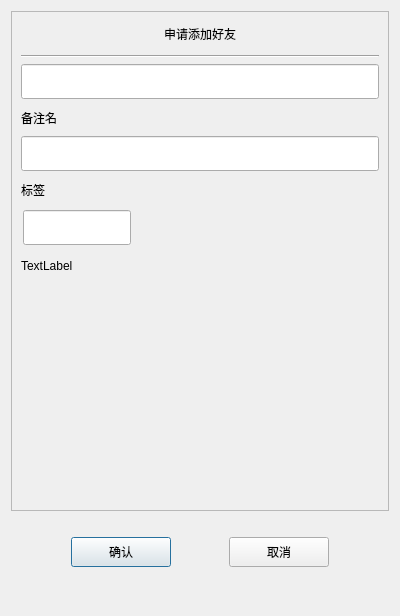
<?xml version="1.0" encoding="UTF-8"?>
<ui version="4.0">
 <class>AuthenFriend</class>
 <widget class="QDialog" name="AuthenFriend">
  <property name="geometry">
   <rect>
    <x>0</x>
    <y>0</y>
    <width>400</width>
    <height>616</height>
   </rect>
  </property>
  <property name="windowTitle">
   <string>Dialog</string>
  </property>
  <layout class="QVBoxLayout" name="verticalLayout">
   <item>
    <widget class="QScrollArea" name="scrollArea">
     <property name="minimumSize">
      <size>
       <width>0</width>
       <height>500</height>
      </size>
     </property>
     <property name="widgetResizable">
      <bool>true</bool>
     </property>
     <widget class="QWidget" name="scrollcontent">
      <property name="geometry">
       <rect>
        <x>0</x>
        <y>0</y>
        <width>380</width>
        <height>498</height>
       </rect>
      </property>
      <layout class="QVBoxLayout" name="verticalLayout_6">
       <property name="spacing">
        <number>0</number>
       </property>
       <property name="leftMargin">
        <number>0</number>
       </property>
       <property name="rightMargin">
        <number>0</number>
       </property>
       <item>
        <widget class="QLabel" name="apply_lb">
         <property name="minimumSize">
          <size>
           <width>0</width>
           <height>25</height>
          </size>
         </property>
         <property name="maximumSize">
          <size>
           <width>16777215</width>
           <height>25</height>
          </size>
         </property>
         <property name="text">
          <string>申请添加好友</string>
         </property>
         <property name="alignment">
          <set>Qt::AlignCenter</set>
         </property>
        </widget>
       </item>
       <item>
        <widget class="QWidget" name="apply_wid" native="true">
         <layout class="QVBoxLayout" name="verticalLayout_2">
          <item>
           <widget class="Line" name="h_line">
            <property name="orientation">
             <enum>Qt::Horizontal</enum>
            </property>
           </widget>
          </item>
          <item>
           <widget class="CustomizeEdit" name="name_ed">
            <property name="minimumSize">
             <size>
              <width>0</width>
              <height>35</height>
             </size>
            </property>
            <property name="maximumSize">
             <size>
              <width>16777215</width>
              <height>35</height>
             </size>
            </property>
           </widget>
          </item>
          <item>
           <widget class="QLabel" name="label_2">
            <property name="minimumSize">
             <size>
              <width>0</width>
              <height>25</height>
             </size>
            </property>
            <property name="maximumSize">
             <size>
              <width>16777215</width>
              <height>25</height>
             </size>
            </property>
            <property name="text">
             <string>备注名</string>
            </property>
           </widget>
          </item>
          <item>
           <widget class="CustomizeEdit" name="back_ed">
            <property name="minimumSize">
             <size>
              <width>0</width>
              <height>35</height>
             </size>
            </property>
            <property name="maximumSize">
             <size>
              <width>16777215</width>
              <height>35</height>
             </size>
            </property>
           </widget>
          </item>
          <item>
           <widget class="QLabel" name="label_3">
            <property name="minimumSize">
             <size>
              <width>0</width>
              <height>25</height>
             </size>
            </property>
            <property name="maximumSize">
             <size>
              <width>16777215</width>
              <height>25</height>
             </size>
            </property>
            <property name="text">
             <string>标签</string>
            </property>
           </widget>
          </item>
          <item>
           <widget class="QWidget" name="lb_group_wid" native="true">
            <property name="minimumSize">
             <size>
              <width>0</width>
              <height>50</height>
             </size>
            </property>
            <layout class="QVBoxLayout" name="verticalLayout_4">
             <property name="spacing">
              <number>0</number>
             </property>
             <property name="leftMargin">
              <number>0</number>
             </property>
             <property name="topMargin">
              <number>0</number>
             </property>
             <property name="rightMargin">
              <number>0</number>
             </property>
             <property name="bottomMargin">
              <number>0</number>
             </property>
             <item>
              <widget class="QWidget" name="gridWidget" native="true">
               <property name="minimumSize">
                <size>
                 <width>0</width>
                 <height>40</height>
                </size>
               </property>
               <property name="maximumSize">
                <size>
                 <width>16777215</width>
                 <height>40</height>
                </size>
               </property>
               <widget class="CustomizeEdit" name="lb_ed">
                <property name="geometry">
                 <rect>
                  <x>2</x>
                  <y>2</y>
                  <width>108</width>
                  <height>35</height>
                 </rect>
                </property>
                <property name="minimumSize">
                 <size>
                  <width>0</width>
                  <height>0</height>
                 </size>
                </property>
                <property name="maximumSize">
                 <size>
                  <width>16777215</width>
                  <height>35</height>
                 </size>
                </property>
               </widget>
              </widget>
             </item>
             <item>
              <widget class="QWidget" name="input_tip_wid" native="true">
               <property name="minimumSize">
                <size>
                 <width>0</width>
                 <height>35</height>
                </size>
               </property>
               <layout class="QVBoxLayout" name="verticalLayout_5">
                <property name="spacing">
                 <number>0</number>
                </property>
                <property name="leftMargin">
                 <number>0</number>
                </property>
                <property name="topMargin">
                 <number>0</number>
                </property>
                <property name="rightMargin">
                 <number>0</number>
                </property>
                <property name="bottomMargin">
                 <number>0</number>
                </property>
                <item>
                 <widget class="ClickedOnceLabel" name="tip_lb">
                  <property name="text">
                   <string>TextLabel</string>
                  </property>
                  <property name="alignment">
                   <set>Qt::AlignLeading|Qt::AlignLeft|Qt::AlignVCenter</set>
                  </property>
                 </widget>
                </item>
               </layout>
              </widget>
             </item>
            </layout>
           </widget>
          </item>
          <item>
           <widget class="QWidget" name="widget" native="true">
            <property name="minimumSize">
             <size>
              <width>0</width>
              <height>60</height>
             </size>
            </property>
            <property name="maximumSize">
             <size>
              <width>16777215</width>
              <height>16777215</height>
             </size>
            </property>
            <layout class="QHBoxLayout" name="horizontalLayout">
             <property name="leftMargin">
              <number>0</number>
             </property>
             <property name="topMargin">
              <number>0</number>
             </property>
             <property name="rightMargin">
              <number>0</number>
             </property>
             <property name="bottomMargin">
              <number>0</number>
             </property>
             <item>
              <widget class="QWidget" name="lb_list" native="true">
               <property name="minimumSize">
                <size>
                 <width>287</width>
                 <height>50</height>
                </size>
               </property>
               <property name="maximumSize">
                <size>
                 <width>287</width>
                 <height>16777215</height>
                </size>
               </property>
              </widget>
             </item>
             <item>
              <widget class="QWidget" name="more_lb_wid" native="true">
               <property name="minimumSize">
                <size>
                 <width>30</width>
                 <height>0</height>
                </size>
               </property>
               <property name="maximumSize">
                <size>
                 <width>30</width>
                 <height>16777215</height>
                </size>
               </property>
               <layout class="QVBoxLayout" name="verticalLayout_3">
                <property name="leftMargin">
                 <number>2</number>
                </property>
                <property name="topMargin">
                 <number>2</number>
                </property>
                <property name="rightMargin">
                 <number>2</number>
                </property>
                <property name="bottomMargin">
                 <number>2</number>
                </property>
                <item>
                 <spacer name="verticalSpacer_2">
                  <property name="orientation">
                   <enum>Qt::Vertical</enum>
                  </property>
                  <property name="sizeHint" stdset="0">
                   <size>
                    <width>20</width>
                    <height>40</height>
                   </size>
                  </property>
                 </spacer>
                </item>
                <item>
                 <widget class="ClickedOnceLabel" name="more_lb">
                  <property name="minimumSize">
                   <size>
                    <width>25</width>
                    <height>25</height>
                   </size>
                  </property>
                  <property name="maximumSize">
                   <size>
                    <width>25</width>
                    <height>25</height>
                   </size>
                  </property>
                  <property name="text">
                   <string/>
                  </property>
                 </widget>
                </item>
                <item>
                 <spacer name="verticalSpacer_4">
                  <property name="orientation">
                   <enum>Qt::Vertical</enum>
                  </property>
                  <property name="sizeType">
                   <enum>QSizePolicy::Fixed</enum>
                  </property>
                  <property name="sizeHint" stdset="0">
                   <size>
                    <width>20</width>
                    <height>60</height>
                   </size>
                  </property>
                 </spacer>
                </item>
               </layout>
              </widget>
             </item>
            </layout>
           </widget>
          </item>
         </layout>
        </widget>
       </item>
      </layout>
     </widget>
    </widget>
   </item>
   <item>
    <spacer name="verticalSpacer_3">
     <property name="orientation">
      <enum>Qt::Vertical</enum>
     </property>
     <property name="sizeType">
      <enum>QSizePolicy::Fixed</enum>
     </property>
     <property name="sizeHint" stdset="0">
      <size>
       <width>20</width>
       <height>10</height>
      </size>
     </property>
    </spacer>
   </item>
   <item>
    <widget class="QWidget" name="apply_sure_wid" native="true">
     <property name="minimumSize">
      <size>
       <width>0</width>
       <height>50</height>
      </size>
     </property>
     <layout class="QHBoxLayout" name="horizontalLayout_2">
      <item>
       <spacer name="horizontalSpacer">
        <property name="orientation">
         <enum>Qt::Horizontal</enum>
        </property>
        <property name="sizeHint" stdset="0">
         <size>
          <width>39</width>
          <height>20</height>
         </size>
        </property>
       </spacer>
      </item>
      <item>
       <widget class="ClickedBtn" name="sure_btn">
        <property name="minimumSize">
         <size>
          <width>100</width>
          <height>30</height>
         </size>
        </property>
        <property name="maximumSize">
         <size>
          <width>100</width>
          <height>30</height>
         </size>
        </property>
        <property name="text">
         <string>确认</string>
        </property>
       </widget>
      </item>
      <item>
       <spacer name="horizontalSpacer_3">
        <property name="orientation">
         <enum>Qt::Horizontal</enum>
        </property>
        <property name="sizeHint" stdset="0">
         <size>
          <width>40</width>
          <height>20</height>
         </size>
        </property>
       </spacer>
      </item>
      <item>
       <widget class="ClickedBtn" name="cancel_btn">
        <property name="minimumSize">
         <size>
          <width>100</width>
          <height>30</height>
         </size>
        </property>
        <property name="text">
         <string>取消</string>
        </property>
       </widget>
      </item>
      <item>
       <spacer name="horizontalSpacer_2">
        <property name="orientation">
         <enum>Qt::Horizontal</enum>
        </property>
        <property name="sizeHint" stdset="0">
         <size>
          <width>40</width>
          <height>20</height>
         </size>
        </property>
       </spacer>
      </item>
     </layout>
    </widget>
   </item>
   <item>
    <spacer name="verticalSpacer">
     <property name="orientation">
      <enum>Qt::Vertical</enum>
     </property>
     <property name="sizeHint" stdset="0">
      <size>
       <width>20</width>
       <height>14</height>
      </size>
     </property>
    </spacer>
   </item>
  </layout>
 </widget>
 <customwidgets>
  <customwidget>
   <class>ClickedBtn</class>
   <extends>QPushButton</extends>
   <header location="global">clickedbtn.h</header>
  </customwidget>
  <customwidget>
   <class>CustomizeEdit</class>
   <extends>QLineEdit</extends>
   <header location="global">customizeedit.h</header>
  </customwidget>
  <customwidget>
   <class>ClickedOnceLabel</class>
   <extends>QLabel</extends>
   <header>clickedoncelabel.h</header>
  </customwidget>
 </customwidgets>
 <resources/>
 <connections/>
</ui>
